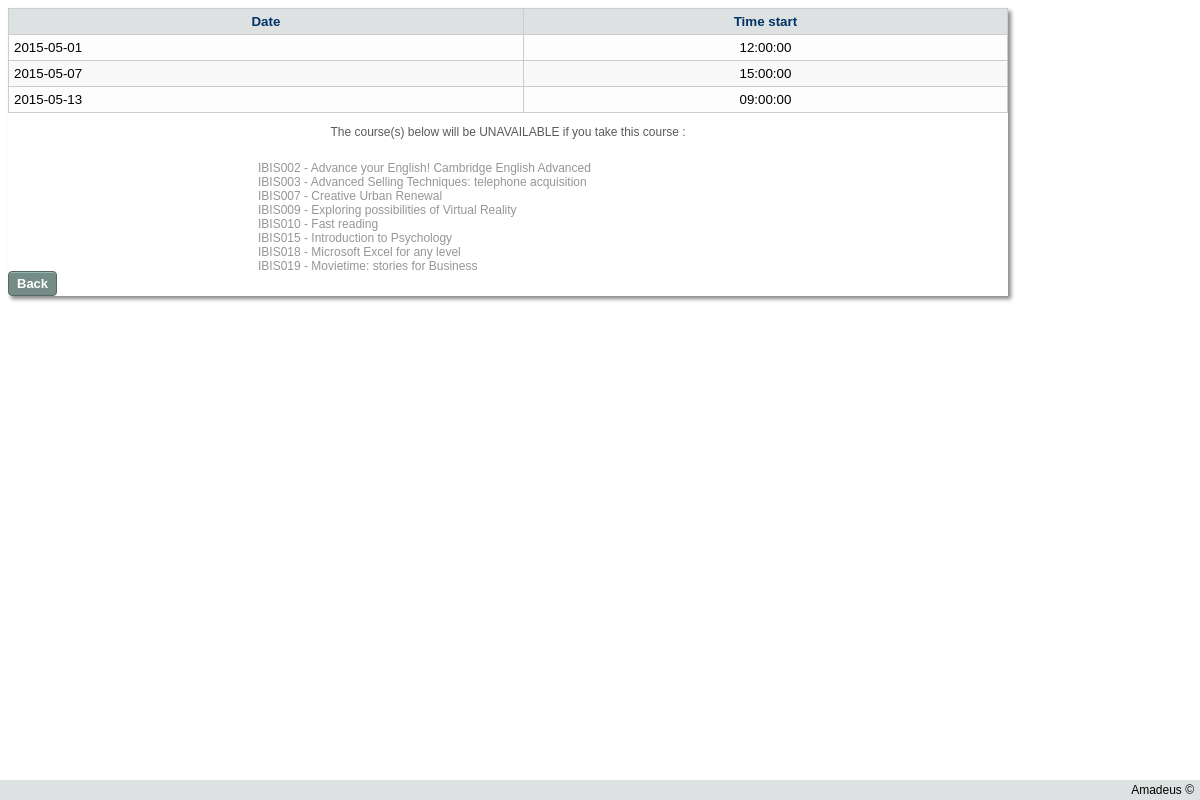
Page /htdocs/website/dates.php?courseid=IBIS005 on the committed database.
### tables this page shows
CREATE TABLE IF NOT EXISTS `lesson` (
  `courseID` varchar(7) NOT NULL,
  `date` date NOT NULL DEFAULT '0000-00-00',
  `time_start` time NOT NULL,
  `room_number` varchar(5) NOT NULL
);

### htdocs/website/dates.php (the view)
<?php
require('include/top.php');
?>
<div class="CSSTableGenerator">
    <table>
        <tr>
            <td>
                Date
            </td>
            <td>
                Time start
            </td>
        </tr>
        <?php
        $courseID = $_GET['courseid'];
        require("include/database.php");
        if ($connection) {
            $SQL = "SELECT * FROM lesson WHERE courseid = '$courseID'";
            $result = $connection->query($SQL);
            $num_rows = mysqli_num_rows($result);
            if ($result) {
                if ($num_rows > 0) {
                    for ($x = 0; $x < $num_rows; $x++) {
                        $result->data_seek($x);
                        $data = $result->fetch_array();
                        $date = $data['date'];
                        $time = $data['time_start'];
                        echo "<tr><td>$date</td><td>$time</td></tr>";
                    }
                }
            } else {
                echo "Database error";
            }
        }
        ?>
    </table>
	<p id='overlap_message'>The course(s) below will be UNAVAILABLE if you take this course :</p>
	<div class="overlap">
	<?php
		if ($connection) {
            $SQLcheckoverlap = "select concat(courseID,' - ',name) as overlap from course where courseID in (select le.courseID from lesson le where le.date in (select date from lesson where courseID='$courseID') and le.courseID in (le.courseID='$courseID'));";
            $result = $connection->query($SQLcheckoverlap);
            $num_rows = mysqli_num_rows($result);
            if ($result) {
                if ($num_rows > 0) {
					for ($x = 0; $x < $num_rows; $x++) {
                        $result->data_seek($x);
                        $data = $result->fetch_array();
                        $overlap = $data['overlap'];
                        echo "$overlap <br/>";
                    }
                }
            } else {
                echo "Database error";
            }
        }
	?>
	</div>
	<a href="index.php"><button class="back">Back</button></a>
</div>
<?php
require('include/bot.php');

### htdocs/website/cssjs/style.css (style rules this page uses)
body { max-width: 1000px; height : 100%; overflow-y : scroll; font-family:Arial,sans-serif; font-size:9pt; }
.overlap { width: 50%; height:100px; margin:auto; text-align: left; color: rgb(150,150,150); overflow-y:auto; padding:10px; }
#overlap_message { color: rgb(90,90,90); text-align: center; }
.enroll, .schedule, .back, .withdraw, .unavailable { -moz-box-shadow:inset 0px 1px 0px 0px #91b8b3; -webkit-box-shadow:inset 0px 1px 0px 0px #91b8b3; box-shadow:inset 0px 1px 0px 0px #91b8b3; background-color:#768d87; -moz-border-radius:4px; -webkit-border-radius:4px; border-radius:4px; border:1px solid #566963; display:inline-block; cursor:pointer; color:#ffffff; font-family:Arial; font-size:13px; font-weight:bold; padding:4px 8px; text-decoration:none; }
html { background: #ffffff; }

### htdocs/website/cssjs/table.css (style rules this page uses)
.CSSTableGenerator { box-shadow: 3px 3px 4px #888888; height: auto; overflow: hidden; }
.CSSTableGenerator table { border-collapse: collapse; border-spacing: 0; width:100%; height:100%; overflow-y:hidden; }
.CSSTableGenerator table td { vertical-align:middle; background-color:rgb(249,249,249); border:1px solid rgb(201,205,206); border-width:1px 1px 1px 1px; text-align:center; padding:5px; font-size:10pt; }
.CSSTableGenerator table tr:nth-child(even) td { background: rgb(253,253,253); }
.CSSTableGenerator table tr td:first-child { text-align:left; }
.CSSTableGenerator table tr:first-child td { background-color:rgb(221,225,226); text-align:center; font-size:10pt; color:#003366; font-weight: bold; }

### htdocs/website/cssjs/tabs.css (style rules this page uses)
a:link,a:visited,a:hover,a:focus,a:active { color: #58C; }

### rows in the picture
lesson: date "2015-05-01", time_start "12:00:00"
lesson: date "2015-05-07", time_start "15:00:00"
lesson: date "2015-05-13", time_start "09:00:00"

### other values in the picture
$overlap "IBIS002 - Advance your English! Cambridge English Advanced"
$overlap "IBIS003 - Advanced Selling Techniques: telephone acquisition"
$overlap "IBIS007 - Creative Urban Renewal"
$overlap "IBIS009 - Exploring possibilities of Virtual Reality"
$overlap "IBIS010 - Fast reading"
$overlap "IBIS015 - Introduction to Psychology"
$overlap "IBIS018 - Microsoft Excel for any level"
$overlap "IBIS019 - Movietime: stories for Business"
